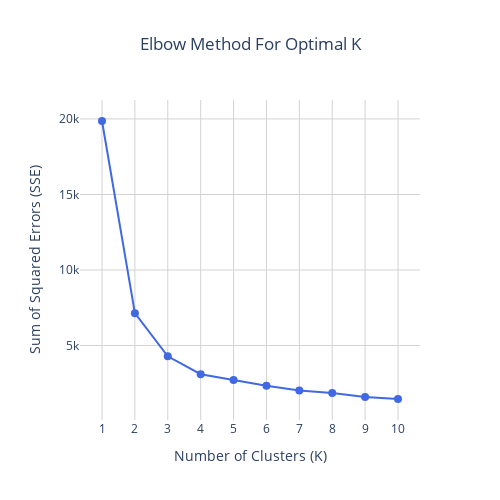

The code cell stored with this chart in its notebook:
### Code cell
plot_elbow_method(sse, K)

### Figure 1 — Plotly figure (JSON) as saved in the notebook; plotly's stock layout.template omitted (floating-point values rounded to 4 significant figures)
{"data": [{"hovertemplate": "K=%{x}<br>SSE=%{y:.2f}<extra></extra>", "line": {"color": "royalblue", "width": 2}, "marker": {"color": "royalblue", "size": 8}, "mode": "lines+markers", "name": "SSE", "type": "scatter", "x": [1, 2, 3, 4, 5, 6, 7, 8, 9, 10], "y": [19860.0, 7143.0, 4289.0, 3099.0, 2711.0, 2336.0, 2026.0, 1856.0, 1588.0, 1460.0]}], "layout": {"height": 500, "hovermode": "x", "showlegend": false, "title": {"text": "Elbow Method For Optimal K", "x": 0.5}, "width": 500, "xaxis": {"dtick": 1, "gridcolor": "lightgray", "gridwidth": 1, "showgrid": true, "tick0": 1, "tickmode": "linear", "title": {"text": "Number of Clusters (K)"}}, "yaxis": {"gridcolor": "lightgray", "gridwidth": 1, "showgrid": true, "title": {"text": "Sum of Squared Errors (SSE)"}}}}
